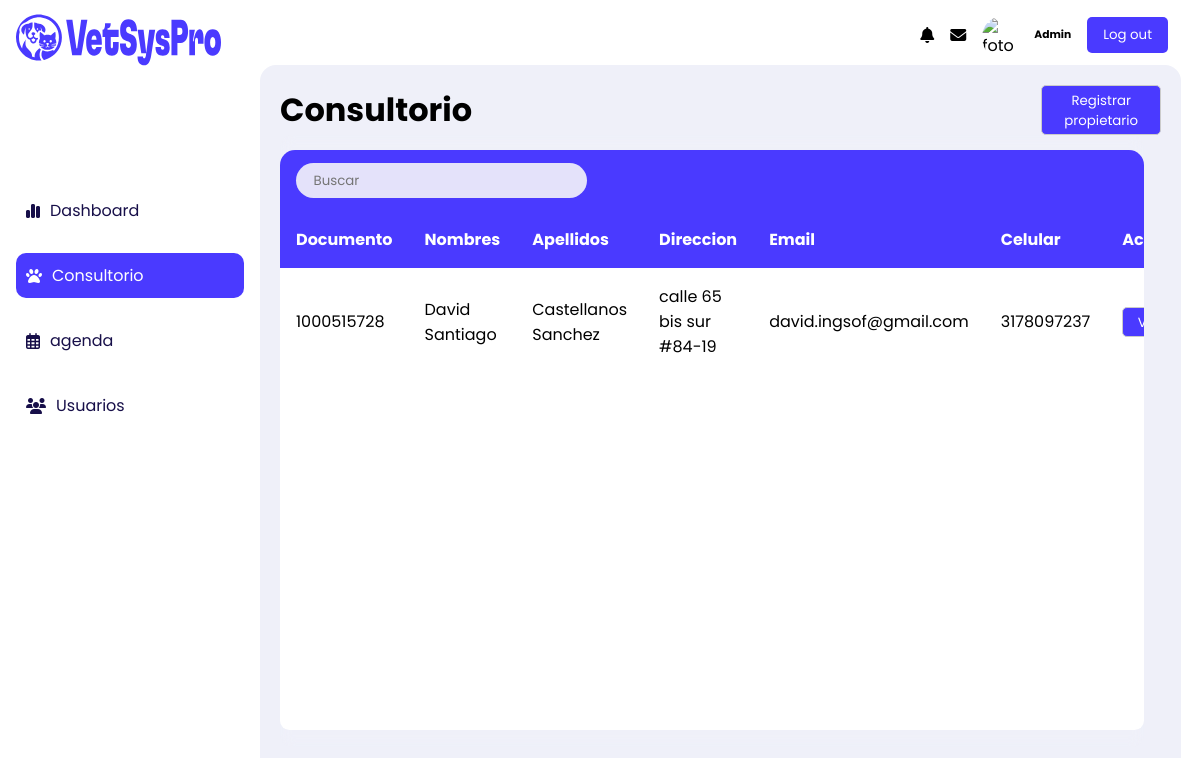
The app's page /consultorio/ (signed in) with its own data.
### Clientes_Mascotas/models.py (models this page shows)
class Propietario (models.Model):
    documento = models.CharField(max_length=10, primary_key=True , null=False, unique=True)
    nombres = models.CharField(max_length=50, null=False)
    apellidos = models.CharField(max_length=50, null=False)
    direccion = models.CharField(max_length=80, null=False)
    email = models.EmailField(max_length=50, null=False)
    telefono = models.CharField(max_length=10, null=False)
    nombreEmer= models.CharField(max_length=50, null=False)
    telefonoEmer = models.CharField(max_length=10, null=False)

### Clientes_Mascotas/views.py (the view)
# urls.py: path('consultorio/', views.listar_propietarios, name='consultorio'),
@login_required
def listar_propietarios(request):
    propietarios = Propietario.objects.all()
    current_page = "consultorio"
    return render(request, 'consultorio.html', {'propietarios': propietarios, 'current_page': current_page})

### Clientes_Mascotas/templates/consultorio.html (shortened to what this page needs)
{% extends "layouts/base.html" %}
{% load static %}
{% block styles %}
<link rel="stylesheet" href="{%  static 'styles/sidebar.css' %}">
<link rel="stylesheet" href="{%  static 'styles/consultorio.css' %}">
{% endblock styles %}
{% block content %}
    {% include "layouts/partials/sidebar.html" %}
    <main class="main">
        <div class="container">
            <div class="div__head">
                <h1>Consultorio</h1>
                <button class="div__btn" id="open-button">Registrar propietario</button>
            </div>
            {% include "partials/table-clientes.html" %}
        </div>
    </main>
{% endblock %}

### Clientes_Mascotas/templates/partials/table-clientes.html
<div class="table">
    <section class="table__header">
        <div class="input_group">
            <input type="search" placeholder="Buscar">
        </div>
    </section>
    <section class="table__body">
        <table>
            <thead>
                <tr>
                    <th> Documento </th>
                    <th> Nombres </th>
                    <th> Apellidos </th>
                    <th> Direccion </th>
                    <th> Email </th>
                    <th> Celular </th>
                    <th> Acciones </th>
                </tr>
            </thead>
            <tbody>
                {% for propietario in propietarios %}
                <tr>
                    <td>{{ propietario.documento }}</td>
                    <td>{{ propietario.nombres }}</td>
                    <td>{{ propietario.apellidos }}</td>
                    <td>{{ propietario.direccion }}</td>
                    <td>{{ propietario.email }}</td>
                    <td>{{ propietario.telefono }}</td>
                    <td>
                        <a href="/Perfil_propietario/{{ propietario.documento }}/">
                            <button class="div__btn listar">Ver perfil</button>
                        </a>
                    </td>
                </tr>
                {% endfor %}
            </tbody>
        </table>
    </section>
</div>

### VetSysPro/static/styles/sidebar.css (style rules this page uses)
:root { --primary-color: #4a3aff; --Secondary-1: #170F49; --neutral--300:#EFF0F9; --blanco:#FFFFFF; --negro:#000000; --fuente-200: 200; --fuente-400: 400; --fuente-600: 600; }
* { margin: 0; padding: 0; border: 0; box-sizing: border-box; font-family: 'Poppins', sans-serif; scrollbar-width: thin; scrollbar-color: var(--primary-color) var(--blanco); }
body { flex-direction: row; background-color: var(--blanco); }

### Clientes_Mascotas/static/styles/consultorio.css (style rules this page uses)
a { text-decoration: none !important; }

### records on screen
Propietario: documento "1000515728", nombres "David Santiago", apellidos "Castellanos Sanchez", direccion "calle 65 bis sur #84-19", email "david.ingsof@gmail.com", telefono "3178097237"
